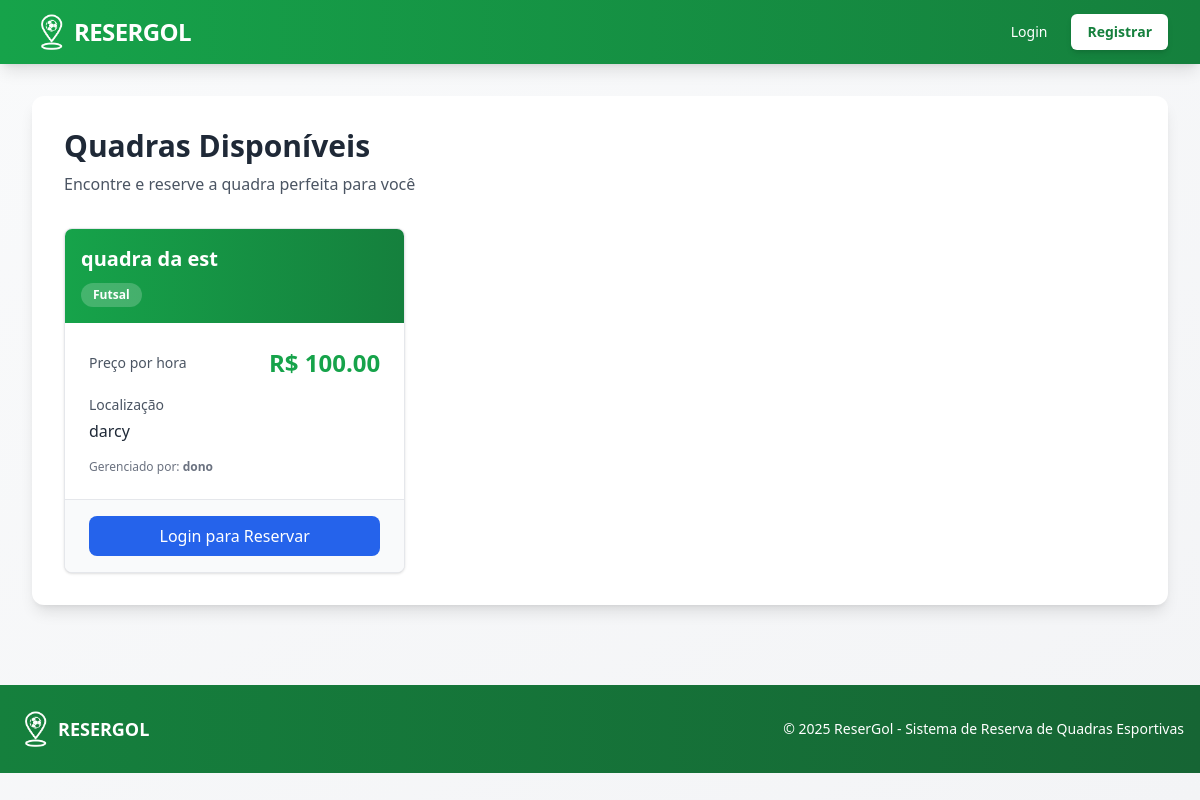
Page /quadras on the committed database.
### models/quadra_model.py (models this page shows, shortened)
class Quadra(db.Model):
    __tablename__ = 'quadras'
    id = db.Column(db.Integer, primary_key=True)
    nome = db.Column(db.String(120), nullable=False)
    endereco = db.Column(db.String(255), nullable=False)
    tipo = db.Column(db.String(50), nullable=False)
    descricao = db.Column(db.Text, nullable=True)
    preco_hora = db.Column(db.Float, nullable=False)
    ativa = db.Column(db.Boolean, default=True)
    criado_em = db.Column(db.DateTime, default=datetime.utcnow)
    dono_id = db.Column(db.Integer, db.ForeignKey('usuarios.id'), nullable=False)
    reservas = db.relationship('Reserva', backref='quadra', lazy=True, cascade='all, delete-orphan')

### models/usuario_model.py (models this page shows, shortened)
class Usuario(UserMixin, db.Model):
    __tablename__ = 'usuarios'
    id = db.Column(db.Integer, primary_key=True)
    nome = db.Column(db.String(120), nullable=False)
    email = db.Column(db.String(120), unique=True, nullable=False)
    senha_hash = db.Column(db.String(255), nullable=False)
    role = db.Column(db.String(20), default='usuario')
    criado_em = db.Column(db.DateTime, default=datetime.utcnow)
    tentativas_login = db.Column(db.Integer, default=0)
    bloqueado_ate = db.Column(db.DateTime, nullable=True)
    quadras = db.relationship('Quadra', backref='dono', lazy=True, foreign_keys='Quadra.dono_id')
    reservas = db.relationship('Reserva', backref='usuario', lazy=True, foreign_keys='Reserva.usuario_id')

### app.py (the view)
@app.route('/quadras')
def listar_quadras():
    return QuadraController.listar_quadras()

### controllers/quadra_controller.py (called while the page is built)
    @staticmethod
    def listar_quadras():
        quadras = Quadra.query.filter_by(ativa=True).all()
        return render_template('quadras/listar.html', quadras=quadras)

### templates/quadras/listar.html (shortened to what this page needs)
{% extends "base.html" %}
{% block content %}
    <div class="mb-8">
        <h2 class="text-3xl font-bold text-gray-800 mb-2">Quadras Disponíveis</h2>
        <p class="text-gray-600">Encontre e reserve a quadra perfeita para você</p>
    </div>
    {% if quadras %}
        <div class="grid grid-cols-1 md:grid-cols-2 lg:grid-cols-3 gap-6">
            {% for quadra in quadras %}
            <div class="bg-white rounded-lg shadow border border-gray-200 overflow-hidden hover:shadow-lg transition-shadow">
                <div class="bg-gradient-to-r from-resergol-600 to-resergol-700 p-4">
                    <h3 class="text-xl font-bold text-white mb-2">{{ quadra.nome }}</h3>
                    <span class="inline-block px-3 py-1 bg-white bg-opacity-20 text-white rounded-full text-xs font-semibold">
                        {{ quadra.tipo|capitalize }}
                    </span>
                </div>
                <div class="p-6 space-y-4">
                    <div class="flex justify-between items-center">
                        <span class="text-gray-600 text-sm">Preço por hora</span>
                        <span class="text-2xl font-bold text-resergol-600">R$ {{ "%.2f"|format(quadra.preco_hora) }}</span>
                    </div>
                    <div>
                        <p class="text-sm text-gray-600 mb-1">Localização</p>
                        <p class="text-gray-800 font-medium">{{ quadra.endereco }}</p>
                    </div>
                    <div>
                        <p class="text-xs text-gray-500">Gerenciado por: <span class="font-semibold">{{ quadra.dono.nome }}</span></p>
                    </div>
                </div>
                <div class="bg-gray-50 px-6 py-4 border-t border-gray-200">
                    {% if current_user.is_authenticated and current_user.is_dono_quadra() %}
                        <button disabled
                                class="w-full px-4 py-2 bg-gray-300 text-gray-500 font-medium rounded-lg cursor-not-allowed"
                                title="Donos de quadra não podem fazer reservas">
                            Reservar (Desabilitado para Donos)
                        </button>
                        <p class="text-xs text-gray-500 mt-2 text-center">
                            Você é dono de quadra e não pode realizar reservas
                        </p>
                    {% elif current_user.is_authenticated %}
                        <a href="{{ url_for('reservar_quadra', quadra_id=quadra.id) }}"
                           class="block w-full text-center px-4 py-2 bg-resergol-600 hover:bg-resergol-700 text-white font-medium rounded-lg transition duration-200">
                            Reservar Quadra
                        </a>
                    {% else %}
                        <a href="{{ url_for('login') }}"
                           class="block w-full text-center px-4 py-2 bg-blue-600 hover:bg-blue-700 text-white font-medium rounded-lg transition duration-200">
                            Login para Reservar
                        </a>
                    {% endif %}
                </div>
            </div>
            {% endfor %}
        </div>
    {% endif %}
{% endblock %}

### rows in the picture
Quadra: nome "quadra da est", tipo "Futsal", preco_hora "100.00", endereco "darcy", dono.nome "dono"
